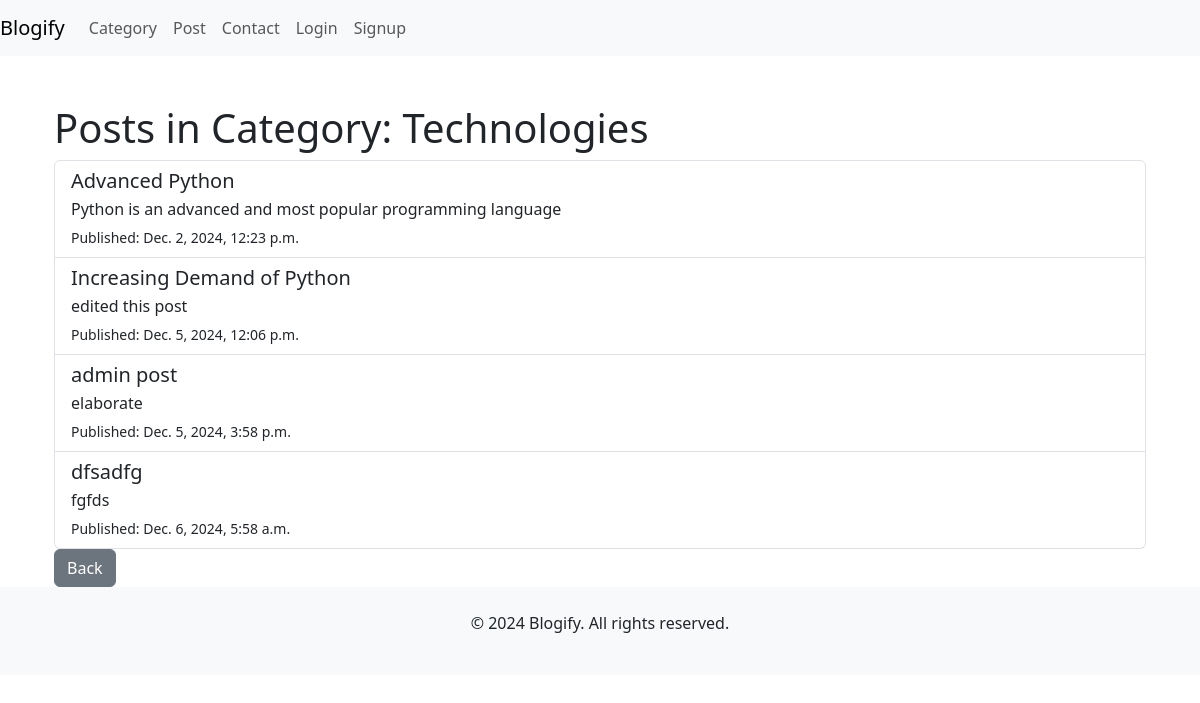
The app's page /category/1/, older data.
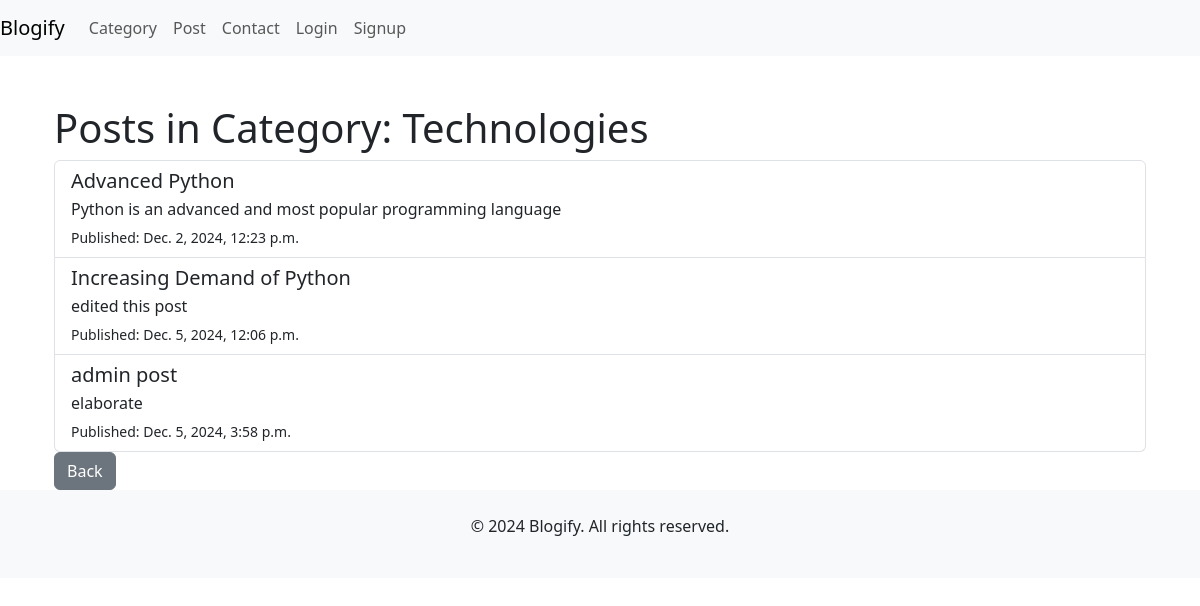
The same page, newer data.
### blog/models.py (models this page shows, shortened)
class Post(models.Model):
    title = models.CharField(max_length=200)
    content = models.TextField()
    author = models.ForeignKey(settings.AUTH_USER_MODEL, on_delete=models.CASCADE, related_name='posts')
    created_at = models.DateTimeField(auto_now_add=True)
    updated_at = models.DateTimeField(auto_now=True)
    published = models.BooleanField(default=False)
    slug = models.SlugField(unique=True)  # A slug to be used in the URL
    category = models.ForeignKey(Category, on_delete=models.CASCADE, related_name='posts', null=True, blank=True)  # Link to Category

### blog/views.py (the view)
# urls.py: path('category/<int:category_id>/', views.CategoryPosts, name='category_post'),
def CategoryPosts(request, category_id):
    category = get_object_or_404(Category, id=category_id)
    posts = Post.objects.filter(category=category)
    return render(request, 'category_posts.html', {'category': category, 'posts': posts})

### blog/templates/category_posts.html
{% extends 'blog_base.html' %}
{% block content %}
<div class="container mt-5">
    <h1>Posts in Category: {{ category.name }}</h1>
    {% if posts %}
        <div class="list-group">
            {% for post in posts %}
                <a href="{% url 'post_detail' post.id %}" class="list-group-item list-group-item-action">
                    <h5 class="mb-1">{{ post.title }}</h5>
                    <p class="mb-1">{{ post.content|truncatewords:20 }}</p>
                    <small>Published: {{ post.created_at }}</small>
                </a>
            {% endfor %}
        </div>
        <a href="{% url 'category_list'%}" class="btn btn-secondary">Back</a>
    {% else %}
        <p>No posts available in this category.</p>
    {% endif %}
</div>
{% endblock %}

Row changes from the older to the newer data that the page shows:
removed Post: title "dfsadfg", content "fgfds", created_at "Dec. 6, 2024, 5:58 a.m."
